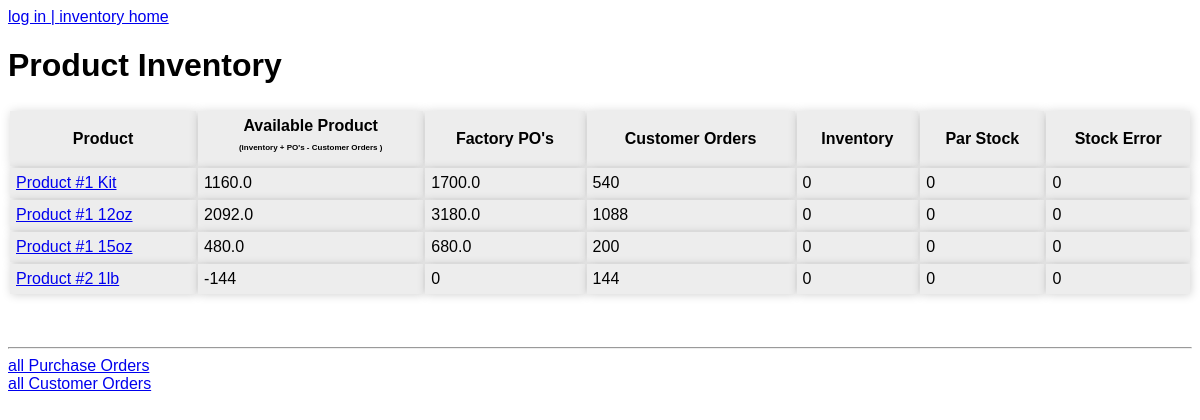
The app's page /, older data.
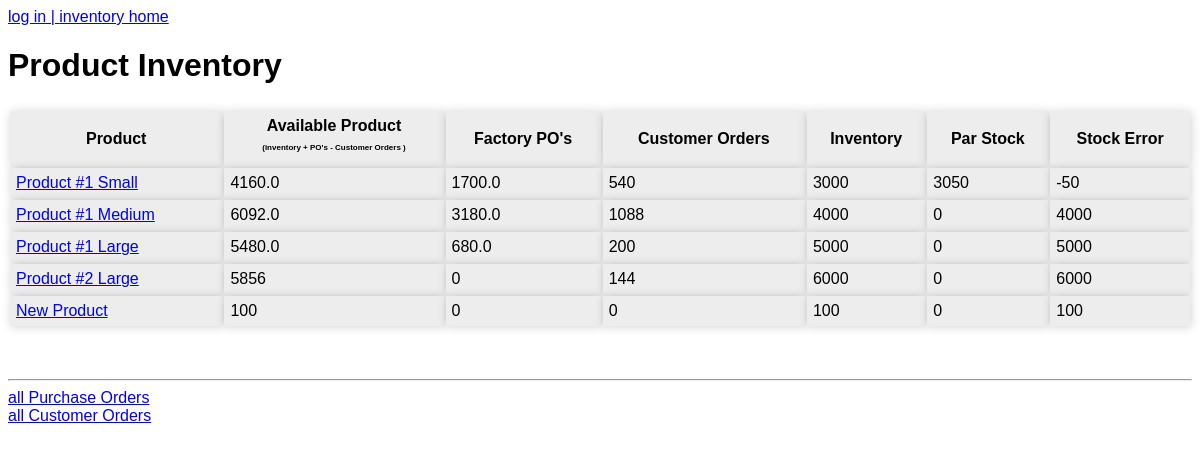
The same page, newer data.
### inventory/models.py (models this page shows, shortened)
class Product(models.Model):
    name = models.CharField(max_length=40)
    label = models.SlugField(max_length=40, null=True)
    user = models.ForeignKey(User, on_delete=models.PROTECT, null=True)

### inventory/views.py (the view)
# urls.py: path('', views.index, name='index'),
def index(request):
    product_list = Product.objects.all()
    calculated_inventories = []
    calculated_errors = []
    recent_inventories = []
    recent_par_stocks = []
    rpo_sums = []
    rco_sums = []
    for item in product_list:
        related_customer_orders = CustomerOrder.objects.filter(product=item)
        rco_sum = sum([customer_order.quantity for customer_order in related_customer_orders])
        related_purchase_orders = PurchaseOrder.objects.filter(product=item)
        rpo_sum = sum([purchase_order.total for purchase_order in related_purchase_orders])
        try:
            recent_inventory = InventoryRecord.objects.filter(product=item).order_by('-date').first().amount
        except:
            recent_inventory = 0
        try:
            recent_par_stock = ParStockRecord.objects.filter(product=item).order_by('-date').first().amount
        except:
            recent_par_stock = 0
        recent_inventories.append(recent_inventory)
        recent_par_stocks.append(recent_par_stock)
        calculated_inventories.append(recent_inventory + rpo_sum - rco_sum)
        calculated_errors.append(recent_inventory - recent_par_stock)
        rpo_sums.append(rpo_sum)
        rco_sums.append(rco_sum)
    context = {'product_inventories': zip(
        product_list, calculated_inventories, rpo_sums,
        rco_sums, recent_inventories, recent_par_stocks, calculated_errors
        )}
    return render(request, 'inventory/index.html', context)

### inventory/models.py (called while the page is built)
    @property
    def total(self):
        return self.run_quantity * self.runs

### inventory/templates/inventory/index.html
{% extends "inventory/base.html" %}
{% block content %}
    <h1>
        Product Inventory
    </h1>
    <table>
        <tr>
            <th>Product</th>
            <th>Available Product<p>(inventory + PO's - Customer Orders )</p></th>
            <th>Factory PO's</th>
            <th>Customer Orders</th>
            <th>Inventory</th>
            <th>Par Stock</th>
            <th>Stock Error</th>
        </tr>
        {% for product, available, purchase_orders, customer_orders, inventory, par_stock, stock_error in product_inventories %}
        <tr>
            <td><a href="{% url 'inventory:product_orders' product.label %}">{{ product.name }}</a></td>
            <td>{{ available }}</a></td>
            <td>{{ purchase_orders }}</td>
            <td>{{ customer_orders }}</td>
            <td>{{inventory}}</td>
            <td>{{par_stock}}</td>
            <td>{{stock_error}}</td>
        </tr>
        {% endfor %}
    </table>
    <br>
    <hr>
    <a href="{% url 'inventory:all_purchase_orders' %}">all Purchase Orders</a><br>
    <a href="{% url 'inventory:all_customer_orders' %}">all Customer Orders</a>
{% endblock content %}

### inventory/templates/inventory/base.html (shortened to what this page needs)
{% load static %}
<!DOCTYPE html>
<html>
<head>
</head>
<body>
<div>
    {% if user.is_authenticated %}
    <a href="{% url 'users:logout' %}">log out | </a>
    <a href="{% url 'users:profile' %}">user profile | </a>
    {% else %}
    <a href="{% url 'users:login' %}">log in | </a>
    {% endif %}
    <a href="{% url 'inventory:index' %}">inventory home</a>
</div>
{% block content %}
{% endblock content %}
</body>
</html>

### inventory/templates/inventory/base.html (style rules this page uses)
body { font-family: sans-serif; }
table { width: 100%; border-width: 0px; border-color: white; margin: 25px 0; }
th, td { border: 1px solid transparent; background-color: #ededed; box-shadow: 1px 1px 10px rgb(0 0 0 / 18%); padding: 5px; }
th p { font-size: 50%; }

Row changes from the older to the newer data that the page shows:
changed Product: name "Product #1 Kit" → "Product #1 Small"; available "1160.0" → "4160.0"; inventory "0" → "3000"; par_stock "0" → "3050"; stock_error "0" → "-50"
changed Product: name "Product #1 12oz" → "Product #1 Medium"; available "2092.0" → "6092.0"; inventory "0" → "4000"; stock_error "0" → "4000"
changed Product: name "Product #1 15oz" → "Product #1 Large"; available "480.0" → "5480.0"; inventory "0" → "5000"; stock_error "0" → "5000"
changed Product: name "Product #2 1lb" → "Product #2 Large"; available "-144" → "5856"; inventory "0" → "6000"; stock_error "0" → "6000"
added Product: name "New Product", available "100", purchase_orders "0", customer_orders "0", inventory "100", par_stock "0", stock_error "100"
